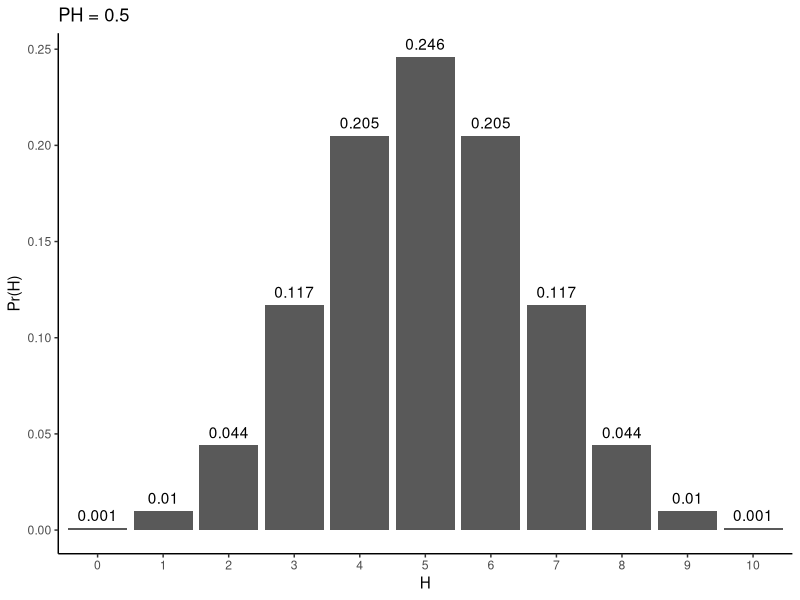
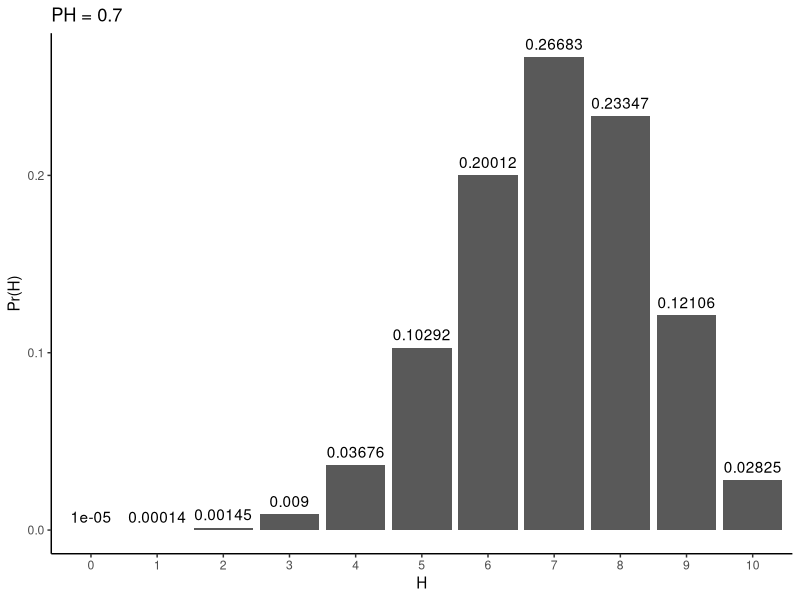
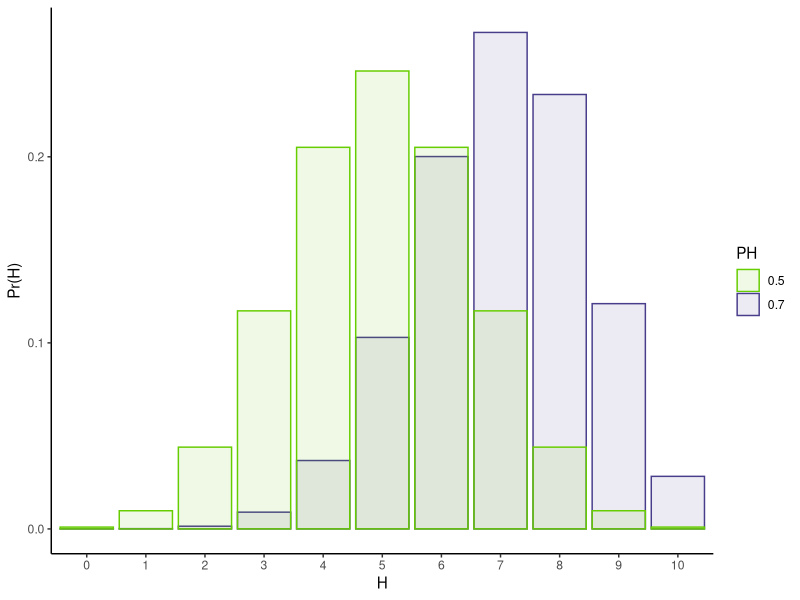
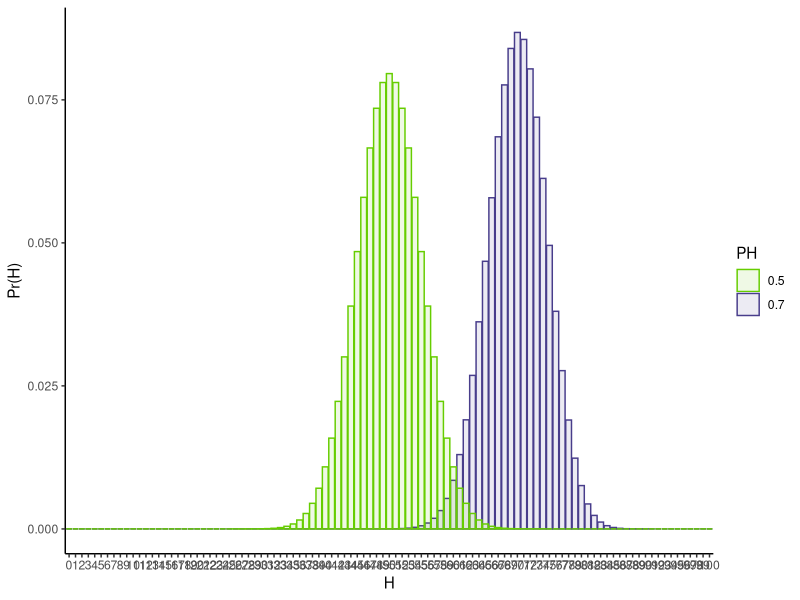
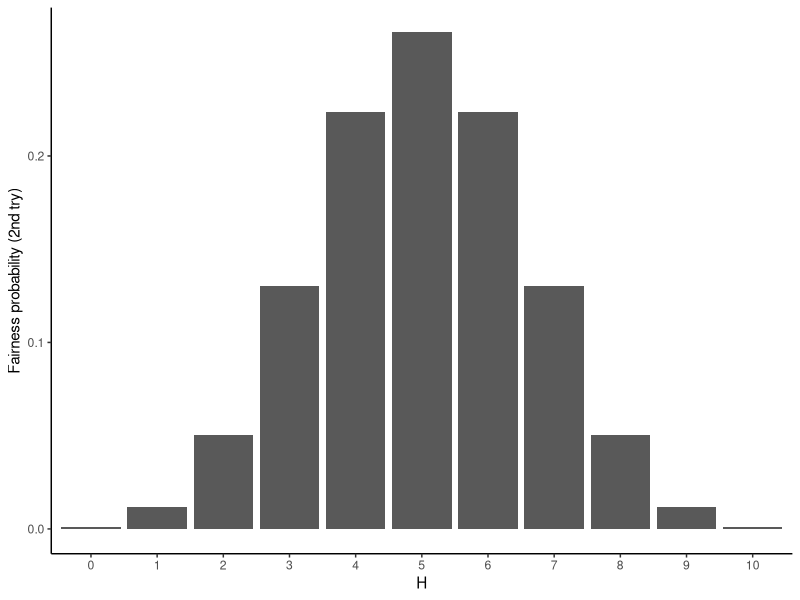

These figures' R source, in order:
## ---- chunk 1
#| code-fold: true
#| code-summary: "Show the code"

# Set seed to ensure consistent results
set.seed(164)

# Flip coins 10 times
flips <- rbinom(10, size = 1, prob = 0.5)

# Convert to strings of heads (1s) and tails (0s):
flips_HT <- ifelse(flips == 1, "H", "T")

# Show results
cat("10 flips of the coin yielded: ", flips_HT, "\n")
## ---- chunk 2
#| code-fold: true
#| code-summary: "Show the code"

library(ggplot2)
library(dplyr)

# Number of flips
N <- 10

# Probability of heads
PH <- 0.5

# Number of heads
Hs <- 0:N


# P(H | N, PH)
pofH <- round(dbinom(Hs, N, prob = PH),
              digits = 3)

tibble(pofH = pofH,
       H = factor(Hs)) %>%
  ggplot(aes(x = H, y = pofH)) + 
  geom_bar(stat = 'identity') + 
  theme_classic() + 
  xlab('H') + 
  ylab('Pr(H)') + 
  ggtitle(paste0("PH = ", PH)) +
  geom_text(aes(label = pofH, x = H, y = pofH), 
            vjust = -0.6)



## ---- chunk 3
#| code-fold: true
#| code-summary: "Show the code"


# Probability of heads
PH <- 0.7

# P(H | N, PH)
  # More precision to prevent 0s
pofH <- round(dbinom(Hs, N, prob = PH),
              digits = 5)


tibble(pofH = pofH,
       H = factor(Hs)) %>%
  ggplot(aes(x = H, y = pofH)) + 
  geom_bar(stat = 'identity') + 
  theme_classic() + 
  xlab('H') + 
  ylab('Pr(H)') + 
  ggtitle(paste0("PH = ", PH)) +
  geom_text(aes(label = pofH, x = H, y = pofH), 
            vjust = -0.6)



## ---- chunk 4
#| code-fold: true
#| code-summary: "Show the code"


# Probability of heads
PH1 <- 0.7
PH2 <- 0.5

# P(H | N, PH)
  # More precision to prevent 0s
pofH1 <- dbinom(Hs, N, prob = PH1)
pofH2 <- dbinom(Hs, N, prob = PH2)


tibble(pofH = c(pofH1, pofH2),
       H = factor(c(Hs, Hs)),
       PH = factor(rep(c(PH1, PH2), each = 11))) %>%
  ggplot(aes(x = H, y = pofH, 
             fill = PH, color = PH)) + 
  geom_bar(stat = 'identity',
           position = 'identity',
           alpha = 0.1) + 
  theme_classic() + 
  scale_fill_manual(values = c('chartreuse3',
                               'darkslateblue')) +
  scale_color_manual(values = c('chartreuse3',
                               'darkslateblue')) +
  xlab('H') + 
  ylab('Pr(H)')
## ---- chunk 5
#| code-fold: true
#| code-summary: "Show the code"


# Show results
cat("Pr(7 H | PH = 0.5): ", round(dbinom(7, 10, 0.5), 3), "\n")
## ---- chunk 6
#| code-fold: true
#| code-summary: "Show the code"


# Show results
cat("Pr(50 H | PH = 0.5, N = 100): ", round(dbinom(50, 100, 0.5), 3), "\n")
## ---- chunk 7
#| code-fold: true
#| code-summary: "Show the code"


# Show results
cat("Pr(509 H | PH = 0.5, N = 1000): ", round(dbinom(500, 1000, 0.5), 3), "\n")
## ---- chunk 8
#| code-fold: true
#| code-summary: "Show the code"


# Probability of heads
PH1 <- 0.7
PH2 <- 0.5

# P(H | N, PH)
  # More precision to prevent 0s
pofH1 <- dbinom(0:100, 100, prob = PH1)
pofH2 <- dbinom(0:100, 100, prob = PH2)


tibble(pofH = c(pofH1, pofH2),
       H = factor(c(0:100, 0:100)),
       PH = factor(rep(c(PH1, PH2), each = 101))) %>%
  ggplot(aes(x = H, y = pofH, 
             fill = PH, color = PH)) + 
  geom_bar(stat = 'identity',
           position = 'identity',
           alpha = 0.1) + 
  theme_classic() + 
  scale_fill_manual(values = c('chartreuse3',
                               'darkslateblue')) +
  scale_color_manual(values = c('chartreuse3',
                               'darkslateblue')) +
  xlab('H') + 
  ylab('Pr(H)')
## ---- chunk 9
### Parameters to set

# Number of heads
H <- 7

# Number of flips
N <- 10

# Lower bound on PH range to consider
lower_bound <- 0.45

# Upper bound on PH range to consider
upper_bound <- 0.55

# Integration rectangle width
dPH <- 0.00001

### Calculate

calc_integral <- function(H = 5, N = 10, 
                          lower_bound = 0.45, upper_bound = 0.55,
                          dPH = 0.00001){
  
  PHstosum <- seq(from = lower_bound, to = upper_bound,
                by = dPH)
  output <- 0
  
  for(p in seq_along(PHstosum)){
    
    output <- output + dbinom(H, N, PHstosum[p])*dPH
    
  }
  
  return(output)
  
}


outcome <- calc_integral(H=H, N=N, lower_bound=lower_bound,
              upper_bound=upper_bound, dPH=dPH)

cat("Result is: ", round(outcome, 3), "\n")
## ---- chunk 10
#| code-fold: true
#| code-summary: "Show the code"

# Step size
dph <- 0.001

# phs to calculate value at for numerical integration
PH_grid <- seq(from = dph/2, to = 1 - dph/2, by = dph)
subgrid <- PH_grid[PH_grid > 0.45 & PH_grid < 0.55]

Hs <- 0:10

PofFair <- rep(0, times = length(Hs))

for(h in seq_along(Hs)){
  
  num <- sum(dbinom(Hs[h], size = 10, prob = subgrid)*dph)
  denom <- sum(dbinom(Hs[h], size = 10, prob = PH_grid)*dph)
  
  PofFair[h] <- num/denom
}

tibble(PofFair = PofFair,
       H = factor(Hs)) %>%
  ggplot(aes(x = H, y = PofFair)) +
  geom_bar(stat = "identity") + 
  theme_classic() + 
  xlab("H") + 
  ylab("Fairness probability (2nd try)")

